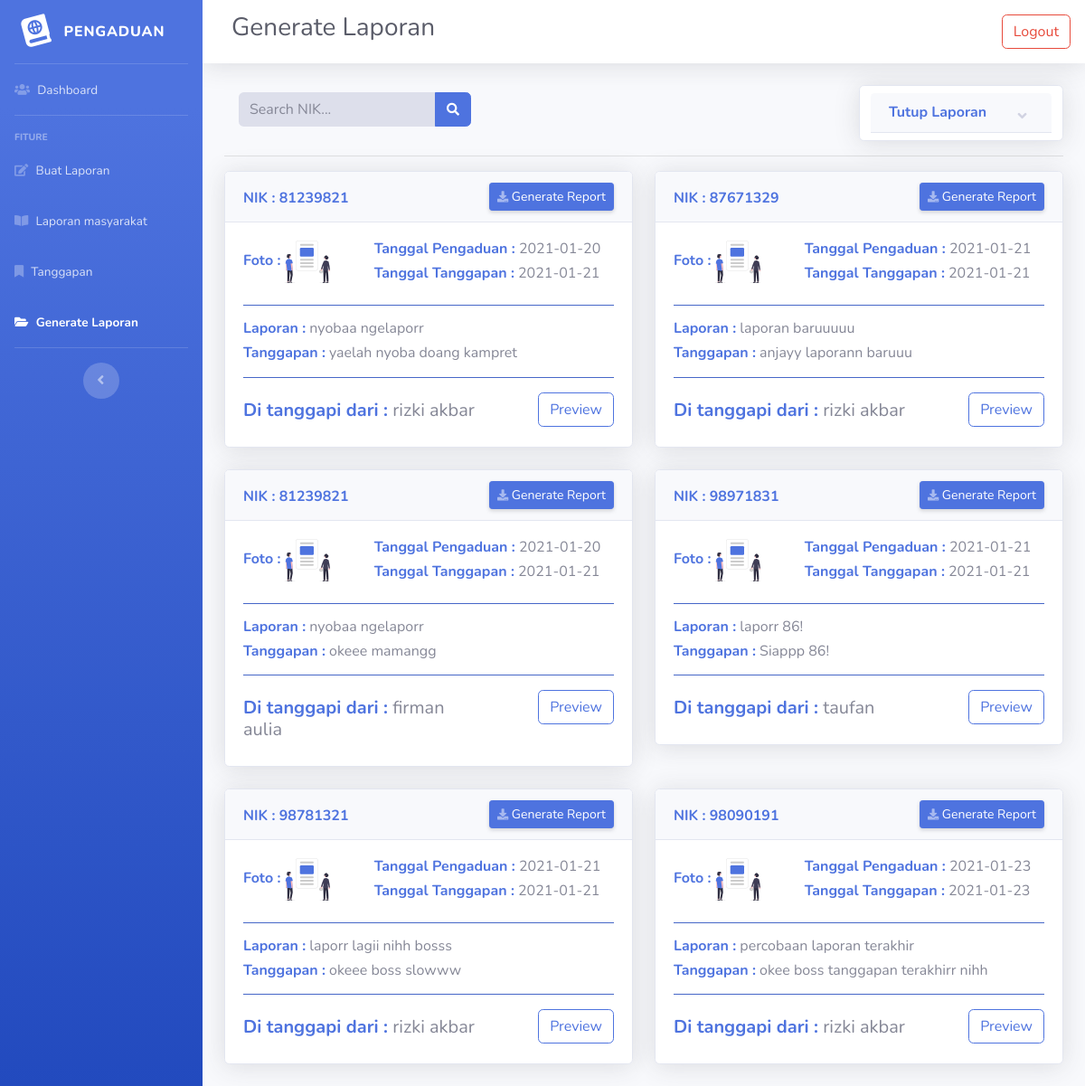
The page /src/user/generate.php on the database its author committed.
### tables this page shows
CREATE TABLE `tanggapan` (
  `id_tanggapan` int(11) NOT NULL,
  `id_pengaduan` int(11) NOT NULL,
  `tgl_tanggapan` date NOT NULL,
  `tanggapan` text NOT NULL,
  `id_petugas` int(11) NOT NULL
);

CREATE TABLE `pengaduan` (
  `id_pengaduan` int(11) NOT NULL,
  `tgl_pengaduan` date NOT NULL,
  `nik` int(16) NOT NULL,
  `isi_laporan` text NOT NULL,
  `foto` varchar(255) NOT NULL,
  `status` enum('0','proses','selesai') NOT NULL
);

CREATE TABLE `petugas` (
  `id_petugas` int(11) NOT NULL,
  `nama_petugas` varchar(35) NOT NULL,
  `username` varchar(25) NOT NULL,
  `password` varchar(32) NOT NULL,
  `telp` varchar(13) NOT NULL,
  `level` enum('admin','petugas') NOT NULL
);

### src/user/generate.php (the view, shortened to what this page needs)
<?php
require '../../public/app.php';
require '../layouts/header.php';
require '../layouts/navUser.php';
$query = "SELECT * FROM (( tanggapan INNER JOIN pengaduan ON tanggapan.id_pengaduan = pengaduan.id_pengaduan )
                          INNER JOIN petugas ON tanggapan.id_petugas = petugas.id_petugas )";
$result = mysqli_query($conn, $query);
?>
<div class="row">
  <div class="col-6">
    <form class="d-none d-sm-inline-block form-inline ml-auto ml-md-3 my-2 my-md-0 mw-100 navbar-search" data-aos="zoom-in">
      <div class="input-group mt-2">
        <input type="text" class="form-control bg-gray-300 border-0 small" placeholder="Search NIK..." aria-label="Search" aria-describedby="basic-addon2">
        <div class="input-group-append">
          <button class="btn btn-primary" type="button">
            <i class="fas fa-search fa-sm"></i>
          </button>
        </div>
      </div>
    </form>
  </div>
  <div class="col-6">
    <div class="d-flex justify-content-end">
      <div class="card shadow col-6 py-2" data-aos="zoom-in">
        <a href="#generate" class="d-block card-header " data-toggle="collapse" role="button" aria-expanded="true" aria-controls="generate">
          <h6 class="m-0 font-weight-bold text-primary">Tutup Laporan</h6>
        </a>
      </div>
    </div>
  </div>
</div>
<hr>
<div class="row">
  <?php while ($row = mysqli_fetch_assoc($result)) : ?>
    <div class="col-6">
      <div class="card shadow mb-4" data-aos="fade-up">
        <div class="card-header">
          <div class="row">
            <div class="col-6">
              <h6 class="m-0 font-weight-bold text-primary mt-2">NIK : <?= $row['nik']; ?></h6>
            </div>
            <div class="col-6">
              <div class="d-sm-flex align-items-center justify-content-end">
                <a href="#" class="d-none d-sm-inline-block btn btn-sm btn-primary shadow-sm"><i class="fas fa-download fa-sm text-white-50"></i> Generate Report</a>
              </div>
            </div>
          </div>
        </div>
        <div class="collapse show" id="generate">
          <div class="card-body">
            <div class="row">
              <div class="col-4">
                <h6 class="text-primary font-weight-bold">Foto : <img src="../../assets/img/img-buat-laporan.svg" width="50" alt=""></h6>
              </div>
              <div class="col-8">
                <h6> <span class="text-primary font-weight-bold">Tanggal Pengaduan :</span> <?= $row['tgl_pengaduan']; ?></h6>
                <h6> <span class="text-primary font-weight-bold">Tanggal Tanggapan :</span> <?= $row['tgl_tanggapan']; ?></h6>
              </div>
            </div>
            <hr class="bg-primary">
            <h6><span class="text-primary font-weight-bold">Laporan :</span> <?= $row['isi_laporan']; ?></h6>
            <h6><span class="text-primary font-weight-bold">Tanggapan :</span> <?= $row['tanggapan']; ?></h6>
            <hr class="bg-primary">
            <div class="row">
              <div class="col-8 mt-2">
                <h5> <span class="text-primary font-weight-bold">Di tanggapi dari :</span> <?= $row['nama_petugas']; ?></h5>
              </div>
              <div class="col-4">
                <div class="d-flex justify-content-end">
                  <a href="preview.php?id_tanggapan=<?= $row['id_tanggapan']; ?>" class="btn btn-outline-primary">Preview</a>
                </div>
              </div>
            </div>
          </div>
        </div>
      </div>
    </div>
  <?php endwhile; ?>
</div>
<?php require '../layouts/footer.php'; ?>

### rows shown on the page
tanggapan: id_pengaduan.nik "81239821", id_pengaduan.tgl_pengaduan "2021-01-20", tgl_tanggapan "2021-01-21", id_pengaduan.isi_laporan "nyobaa ngelaporr", tanggapan "yaelah nyoba doang kampret", id_petugas.nama_petugas "rizki akbar"
tanggapan: id_pengaduan.nik "87671329", id_pengaduan.tgl_pengaduan "2021-01-21", tgl_tanggapan "2021-01-21", id_pengaduan.isi_laporan "laporan baruuuuu", tanggapan "anjayy laporann baruuu", id_petugas.nama_petugas "rizki akbar"
tanggapan: id_pengaduan.nik "81239821", id_pengaduan.tgl_pengaduan "2021-01-20", tgl_tanggapan "2021-01-21", id_pengaduan.isi_laporan "nyobaa ngelaporr", tanggapan "okeee mamangg", id_petugas.nama_petugas "firman aulia"
tanggapan: id_pengaduan.nik "98971831", id_pengaduan.tgl_pengaduan "2021-01-21", tgl_tanggapan "2021-01-21", id_pengaduan.isi_laporan "laporr 86!", tanggapan "Siappp 86!", id_petugas.nama_petugas "taufan"
tanggapan: id_pengaduan.nik "98781321", id_pengaduan.tgl_pengaduan "2021-01-21", tgl_tanggapan "2021-01-21", id_pengaduan.isi_laporan "laporr lagii nihh bosss", tanggapan "okeee boss slowww", id_petugas.nama_petugas "rizki akbar"
tanggapan: id_pengaduan.nik "98090191", id_pengaduan.tgl_pengaduan "2021-01-23", tgl_tanggapan "2021-01-23", id_pengaduan.isi_laporan "percobaan laporan terakhir", tanggapan "okee boss tanggapan terakhirr nihh", id_petugas.nama_petugas "rizki akbar"

### other values the page prints
$title "Generate Laporan"
